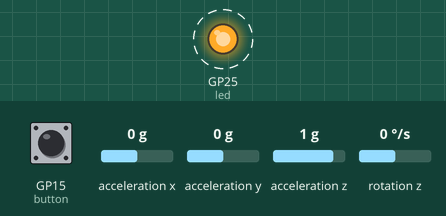
Bench run of a program on a simulated Raspberry Pi Pico running MicroPython. On the bench: output pins drawn as LEDs (lit = HIGH). Dashed ring = blinking. The test bench sets the inputs (shaded band); at power-on: GP15 (button) HIGH, acceleration x 0 g, acceleration y 0 g, acceleration z 1 g, rotation z 0 °/s. WiFi joins after 1.5 s; values from a settings file that is not in the repository are placeholders; what the program prints to the serial console is not drawn.

Above: at 4.1 s.
Timing chart, 0 to 6.9 s (numbered marks = the images above):
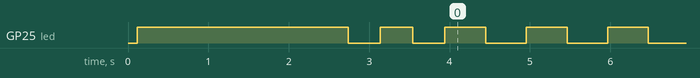

Measured:
- by itself, GP25 (led): goes LOW 0.40 s, HIGH 0.40 s, LOW 0.40 s, 35 × (HIGH 0.51 s, LOW 0.51 s), HIGH 0.51 s, then LOW

The program:

main.py
```python
# Head tracker for the glasses: Raspberry Pi Pico W + GY-521 (MPU-6050), MicroPython.
# Upload with:  py -m mpremote cp config.py :config.py + main.py :main.py
#
# Wiring (GY-521 -> Pico W):
#   VCC -> 3V3 (pin 36)    GND -> GND (pin 38)
#   SDA -> GP4 (pin 6)     SCL -> GP5 (pin 7)
#   Optional re-center button: GP15 (pin 20) -> button -> GND
#
# Sends UDP JSON ~50x/s to the Jetson: {"yaw": deg, "pitch": deg}
#   yaw   = head rotation left/right since start or last re-center (+ = left/CCW)
#   pitch = head tilt up/down from the accelerometer (for an optional servo later)
# Keep your head STILL for ~2 s after power-up while it calibrates (LED solid).

import network, socket, time, math, json
from machine import Pin, I2C

# Wi-Fi name/password and the receiver's IP live in config.py (not committed).
# Copy config_example.py to config.py, fill it in, and upload both files.
from config import WIFI_SSID, WIFI_PASS, RECEIVER_IP
JETSON_IP = RECEIVER_IP        # laptop now; the Jetson later
JETSON_PORT = 5007
RATE_HZ = 50

led = Pin("LED", Pin.OUT)
button = Pin(15, Pin.IN, Pin.PULL_UP)
i2c = I2C(0, sda=Pin(4), scl=Pin(5), freq=100000)   # 100 kHz: more tolerant of jumper wires
ADDR = 0x68

def wr(reg, val):
    i2c.writeto_mem(ADDR, reg, bytes([val]))

def rd16(reg):
    b = i2c.readfrom_mem(ADDR, reg, 2)
    v = (b[0] << 8) | b[1]
    return v - 65536 if v > 32767 else v

# Wake up, gyro +/-250 dps (131 LSB per deg/s), accel +/-2 g, low-pass filter ~44 Hz
wr(0x6B, 0x00)
wr(0x1B, 0x00)
wr(0x1C, 0x00)
wr(0x1A, 0x03)
time.sleep_ms(100)

if ADDR not in i2c.scan():
    while True:  # fast blink = sensor not found, check wiring
        led.toggle(); time.sleep_ms(100)

# Gyro bias calibration
led.on()
n, bias = 400, 0.0
for _ in range(n):
    bias += rd16(0x47)
    time.sleep_ms(5)
bias /= n
led.off()

# Wi-Fi
wlan = network.WLAN(network.STA_IF)
wlan.active(True)
try:
    wlan.config(pm=0xa11140)   # turn OFF Wi-Fi power saving (it stalls UDP after a while)
except Exception:
    pass

def connect_wifi():
    if wlan.isconnected():
        return
    wlan.connect(WIFI_SSID, WIFI_PASS)
    while not wlan.isconnected():
        led.toggle(); time.sleep_ms(400)
    print("connected", wlan.ifconfig()[0])

connect_wifi()
sock = socket.socket(socket.AF_INET, socket.SOCK_DGRAM)
dest = socket.getaddrinfo(JETSON_IP, JETSON_PORT)[0][-1]

yaw = 0.0
period = 1.0 / RATE_HZ
last = time.ticks_us()
sent = 0
fails = 0
while True:
    # Heartbeat: LED flickers while packets are going out (solid = stuck, slow blink = reconnecting)
    if sent % 25 == 0:
        led.toggle()
    if not wlan.isconnected() or fails > 50:
        print("wifi lost, reconnecting")
        try:
            wlan.disconnect()
        except Exception:
            pass
        connect_wifi()
        fails = 0
    now = time.ticks_us()
    dt = time.ticks_diff(now, last) / 1e6
    last = now

    try:
        gz = (rd16(0x47) - bias) / 131.0
        ax, ay, az = rd16(0x3B), rd16(0x3D), rd16(0x3F)
    except OSError:
        # I2C glitch (loose wire / noise): wake the sensor again and skip this sample
        try:
            wr(0x6B, 0x00)
        except OSError:
            pass
        time.sleep_ms(5)
        continue

    if abs(gz) > 0.5:          # deadband kills slow drift while still
        yaw += gz * dt
    pitch = math.degrees(math.atan2(-ax, math.sqrt(ay * ay + az * az)))

    zero = button.value() == 0
    if zero:                   # re-center: face the rover's direction and press
        yaw = 0.0

    try:
        sock.sendto(json.dumps({"yaw": round(yaw, 2), "pitch": round(pitch, 1), "zero": zero}), dest)
        sent += 1
        fails = 0
    except OSError:
        fails += 1

    spent = time.ticks_diff(time.ticks_us(), now) / 1e6
    if spent < period:
        time.sleep(period - spent)
```
